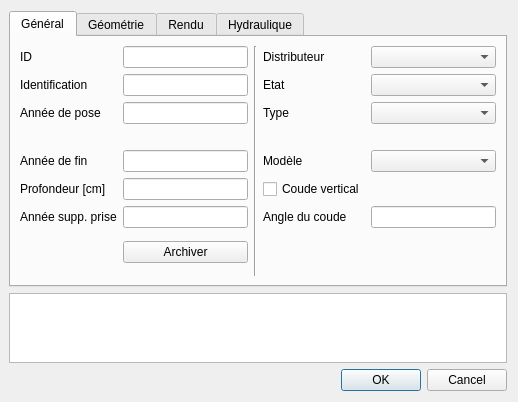
<?xml version="1.0" encoding="UTF-8"?>
<ui version="4.0">
 <class>Dialog</class>
 <widget class="QDialog" name="Dialog">
  <property name="geometry">
   <rect>
    <x>0</x>
    <y>0</y>
    <width>518</width>
    <height>387</height>
   </rect>
  </property>
  <property name="windowTitle">
   <string>Pièces d'installation</string>
  </property>
  <layout class="QGridLayout" name="gridLayout">
   <property name="leftMargin">
    <number>9</number>
   </property>
   <item row="11" column="0">
    <widget class="QDialogButtonBox" name="buttonBox">
     <property name="orientation">
      <enum>Qt::Horizontal</enum>
     </property>
     <property name="standardButtons">
      <set>QDialogButtonBox::Cancel|QDialogButtonBox::Ok</set>
     </property>
    </widget>
   </item>
   <item row="10" column="0">
    <widget class="QPlainTextEdit" name="remark"/>
   </item>
   <item row="0" column="0">
    <widget class="QTabWidget" name="tabWidget">
     <property name="currentIndex">
      <number>0</number>
     </property>
     <widget class="QWidget" name="tab">
      <attribute name="title">
       <string>Général</string>
      </attribute>
      <layout class="QGridLayout" name="gridLayout_3">
       <item row="8" column="1">
        <widget class="QPushButton" name="archiver">
         <property name="text">
          <string>Archiver</string>
         </property>
        </widget>
       </item>
       <item row="5" column="3">
        <widget class="QCheckBox" name="usr_coude_vertical">
         <property name="text">
          <string>Coude vertical</string>
         </property>
        </widget>
       </item>
       <item row="6" column="3">
        <widget class="QLabel" name="label_9">
         <property name="maximumSize">
          <size>
           <width>16777215</width>
           <height>16777215</height>
          </size>
         </property>
         <property name="text">
          <string>Angle du coude</string>
         </property>
        </widget>
       </item>
       <item row="6" column="1">
        <widget class="QLineEdit" name="usr_annee_supp_prise">
         <property name="autoFillBackground">
          <bool>false</bool>
         </property>
         <property name="inputMethodHints">
          <set>Qt::ImhPreferNumbers</set>
         </property>
         <property name="maxLength">
          <number>4</number>
         </property>
        </widget>
       </item>
       <item row="2" column="0">
        <widget class="QLabel" name="label_7">
         <property name="text">
          <string>Année de pose</string>
         </property>
        </widget>
       </item>
       <item row="6" column="5">
        <widget class="QLineEdit" name="usr_angle_coude">
         <property name="enabled">
          <bool>true</bool>
         </property>
         <property name="sizePolicy">
          <sizepolicy hsizetype="Expanding" vsizetype="Fixed">
           <horstretch>0</horstretch>
           <verstretch>0</verstretch>
          </sizepolicy>
         </property>
         <property name="maximumSize">
          <size>
           <width>16777215</width>
           <height>16777215</height>
          </size>
         </property>
         <property name="inputMethodHints">
          <set>Qt::ImhPreferNumbers</set>
         </property>
         <property name="maxLength">
          <number>3</number>
         </property>
        </widget>
       </item>
       <item row="2" column="1">
        <widget class="QLineEdit" name="year">
         <property name="cursor">
          <cursorShape>IBeamCursor</cursorShape>
         </property>
         <property name="mouseTracking">
          <bool>true</bool>
         </property>
         <property name="acceptDrops">
          <bool>true</bool>
         </property>
         <property name="inputMethodHints">
          <set>Qt::ImhNone</set>
         </property>
         <property name="maxLength">
          <number>4</number>
         </property>
        </widget>
       </item>
       <item row="0" column="1">
        <widget class="QLineEdit" name="id">
         <property name="enabled">
          <bool>true</bool>
         </property>
         <property name="font">
          <font>
           <weight>50</weight>
           <bold>false</bold>
           <kerning>true</kerning>
          </font>
         </property>
         <property name="mouseTracking">
          <bool>true</bool>
         </property>
         <property name="autoFillBackground">
          <bool>false</bool>
         </property>
         <property name="inputMethodHints">
          <set>Qt::ImhNone</set>
         </property>
         <property name="cursorPosition">
          <number>0</number>
         </property>
         <property name="readOnly">
          <bool>true</bool>
         </property>
        </widget>
       </item>
       <item row="0" column="5">
        <widget class="QComboBox" name="fk_distributor">
         <property name="enabled">
          <bool>true</bool>
         </property>
        </widget>
       </item>
       <item row="1" column="1">
        <widget class="QLineEdit" name="identification">
         <property name="styleSheet">
          <string notr="true"/>
         </property>
        </widget>
       </item>
       <item row="1" column="0">
        <widget class="QLabel" name="label_2">
         <property name="text">
          <string>Identification</string>
         </property>
        </widget>
       </item>
       <item row="0" column="2" rowspan="11">
        <widget class="Line" name="line_2">
         <property name="orientation">
          <enum>Qt::Vertical</enum>
         </property>
        </widget>
       </item>
       <item row="1" column="5">
        <widget class="QComboBox" name="fk_status"/>
       </item>
       <item row="0" column="0">
        <widget class="QLabel" name="label">
         <property name="text">
          <string>ID</string>
         </property>
        </widget>
       </item>
       <item row="0" column="3">
        <widget class="QLabel" name="label_16">
         <property name="text">
          <string>Distributeur</string>
         </property>
        </widget>
       </item>
       <item row="1" column="3">
        <widget class="QLabel" name="label_8">
         <property name="text">
          <string>Etat</string>
         </property>
        </widget>
       </item>
       <item row="5" column="0">
        <widget class="QLabel" name="label_18">
         <property name="text">
          <string>Profondeur [cm]</string>
         </property>
        </widget>
       </item>
       <item row="4" column="3">
        <widget class="QLabel" name="label_20">
         <property name="text">
          <string>Modèle</string>
         </property>
        </widget>
       </item>
       <item row="4" column="5">
        <widget class="QComboBox" name="usr_fk_assemblage">
         <property name="sizePolicy">
          <sizepolicy hsizetype="Expanding" vsizetype="Fixed">
           <horstretch>0</horstretch>
           <verstretch>0</verstretch>
          </sizepolicy>
         </property>
        </widget>
       </item>
       <item row="2" column="5">
        <widget class="QComboBox" name="fk_type">
         <property name="editable">
          <bool>false</bool>
         </property>
         <property name="currentIndex">
          <number>-1</number>
         </property>
        </widget>
       </item>
       <item row="6" column="0">
        <widget class="QLabel" name="label_26">
         <property name="text">
          <string>Année supp. prise</string>
         </property>
        </widget>
       </item>
       <item row="5" column="1">
        <widget class="QLineEdit" name="usr_profondeur">
         <property name="maxLength">
          <number>5</number>
         </property>
        </widget>
       </item>
       <item row="2" column="3">
        <widget class="QLabel" name="label_10">
         <property name="text">
          <string>Type</string>
         </property>
        </widget>
       </item>
       <item row="4" column="0">
        <widget class="QLabel" name="label_4">
         <property name="text">
          <string>Année de fin</string>
         </property>
        </widget>
       </item>
       <item row="4" column="1">
        <widget class="QLineEdit" name="usr_annee_fin">
         <property name="inputMask">
          <string/>
         </property>
         <property name="text">
          <string/>
         </property>
         <property name="maxLength">
          <number>4</number>
         </property>
        </widget>
       </item>
       <item row="3" column="1">
        <widget class="QLabel" name="label_message">
         <property name="text">
          <string/>
         </property>
        </widget>
       </item>
      </layout>
     </widget>
     <widget class="QWidget" name="tab_2">
      <attribute name="title">
       <string>Géométrie</string>
      </attribute>
      <layout class="QGridLayout" name="gridLayout_2">
       <item row="4" column="4">
        <widget class="QLineEdit" name="_district">
         <property name="enabled">
          <bool>true</bool>
         </property>
         <property name="readOnly">
          <bool>true</bool>
         </property>
        </widget>
       </item>
       <item row="0" column="2" rowspan="6">
        <widget class="Line" name="line">
         <property name="orientation">
          <enum>Qt::Vertical</enum>
         </property>
        </widget>
       </item>
       <item row="7" column="1">
        <spacer name="verticalSpacer_3">
         <property name="orientation">
          <enum>Qt::Vertical</enum>
         </property>
         <property name="sizeHint" stdset="0">
          <size>
           <width>20</width>
           <height>40</height>
          </size>
         </property>
        </spacer>
       </item>
       <item row="5" column="1">
        <widget class="QComboBox" name="fk_precision">
         <property name="sizeAdjustPolicy">
          <enum>QComboBox::AdjustToContents</enum>
         </property>
        </widget>
       </item>
       <item row="5" column="0">
        <widget class="QLabel" name="label_19">
         <property name="text">
          <string>Précision</string>
         </property>
        </widget>
       </item>
       <item row="5" column="4">
        <widget class="QComboBox" name="fk_pressurezone">
         <property name="enabled">
          <bool>true</bool>
         </property>
        </widget>
       </item>
       <item row="5" column="3">
        <widget class="QLabel" name="label_14">
         <property name="text">
          <string>Zone de pression</string>
         </property>
        </widget>
       </item>
       <item row="4" column="3">
        <widget class="QLabel" name="label_12">
         <property name="text">
          <string>Communes</string>
         </property>
        </widget>
       </item>
       <item row="3" column="3">
        <widget class="QLabel" name="label_15">
         <property name="text">
          <string>Folios</string>
         </property>
        </widget>
       </item>
       <item row="1" column="0">
        <widget class="QLabel" name="label_5">
         <property name="text">
          <string>Altitude réelle</string>
         </property>
        </widget>
       </item>
       <item row="1" column="1">
        <widget class="QLineEdit" name="altitude_real">
         <property name="text">
          <string/>
         </property>
         <property name="maxLength">
          <number>10</number>
         </property>
        </widget>
       </item>
       <item row="1" column="3">
        <widget class="QLabel" name="label_11">
         <property name="text">
          <string>Noeud</string>
         </property>
        </widget>
       </item>
       <item row="4" column="0">
        <widget class="QLabel" name="label_6">
         <property name="text">
          <string>Précision alti.</string>
         </property>
        </widget>
       </item>
       <item row="4" column="1">
        <widget class="QComboBox" name="fk_precisionalti">
         <property name="mouseTracking">
          <bool>false</bool>
         </property>
         <property name="currentIndex">
          <number>-1</number>
         </property>
        </widget>
       </item>
       <item row="3" column="0">
        <widget class="QLabel" name="label_3">
         <property name="text">
          <string>Niveau</string>
         </property>
        </widget>
       </item>
       <item row="3" column="1">
        <widget class="QComboBox" name="fk_altitude_reference">
         <property name="editable">
          <bool>false</bool>
         </property>
         <property name="frame">
          <bool>true</bool>
         </property>
        </widget>
       </item>
       <item row="3" column="4">
        <widget class="QLineEdit" name="_printmaps">
         <property name="enabled">
          <bool>true</bool>
         </property>
         <property name="readOnly">
          <bool>true</bool>
         </property>
        </widget>
       </item>
       <item row="1" column="4">
        <widget class="QgsRelationReferenceWidget" name="fk_node">
         <property name="openFormButtonVisible">
          <bool>true</bool>
         </property>
        </widget>
       </item>
       <item row="6" column="3">
        <widget class="QLabel" name="label_27">
         <property name="text">
          <string>Conduite</string>
         </property>
        </widget>
       </item>
       <item row="6" column="4">
        <widget class="QgsRelationReferenceWidget" name="fk_pipe"/>
       </item>
       <item row="6" column="1">
        <widget class="QCheckBox" name="usr_cale_sisol">
         <property name="text">
          <string>Calé SISOL</string>
         </property>
        </widget>
       </item>
      </layout>
     </widget>
     <widget class="QWidget" name="tab_3">
      <attribute name="title">
       <string>Rendu</string>
      </attribute>
      <layout class="QGridLayout" name="gridLayout_4">
       <item row="0" column="0">
        <widget class="QGroupBox" name="groupBox">
         <property name="title">
          <string>Label</string>
         </property>
         <layout class="QGridLayout" name="gridLayout_5">
          <item row="4" column="0">
           <spacer name="verticalSpacer_2">
            <property name="orientation">
             <enum>Qt::Vertical</enum>
            </property>
            <property name="sizeHint" stdset="0">
             <size>
              <width>20</width>
              <height>10</height>
             </size>
            </property>
           </spacer>
          </item>
          <item row="0" column="0">
           <widget class="QLabel" name="label_13">
            <property name="text">
             <string>1/250</string>
            </property>
           </widget>
          </item>
          <item row="2" column="1">
           <widget class="QComboBox" name="label_2_visible">
            <property name="sizeAdjustPolicy">
             <enum>QComboBox::AdjustToContents</enum>
            </property>
           </widget>
          </item>
          <item row="0" column="1">
           <widget class="QComboBox" name="label_1_visible">
            <property name="sizeAdjustPolicy">
             <enum>QComboBox::AdjustToContents</enum>
            </property>
           </widget>
          </item>
          <item row="2" column="0">
           <widget class="QLabel" name="label_17">
            <property name="text">
             <string>1/5000</string>
            </property>
           </widget>
          </item>
          <item row="0" column="2">
           <widget class="QLineEdit" name="label_1_text"/>
          </item>
          <item row="2" column="2">
           <widget class="QLineEdit" name="label_2_text"/>
          </item>
         </layout>
        </widget>
       </item>
      </layout>
     </widget>
     <widget class="QWidget" name="tab_4">
      <property name="enabled">
       <bool>false</bool>
      </property>
      <attribute name="title">
       <string>Hydraulique</string>
      </attribute>
      <layout class="QGridLayout" name="gridLayout_7">
       <item row="1" column="2">
        <spacer name="horizontalSpacer">
         <property name="orientation">
          <enum>Qt::Horizontal</enum>
         </property>
         <property name="sizeHint" stdset="0">
          <size>
           <width>40</width>
           <height>20</height>
          </size>
         </property>
        </spacer>
       </item>
       <item row="1" column="0">
        <widget class="QLabel" name="label_22">
         <property name="text">
          <string>Pression dynamique</string>
         </property>
        </widget>
       </item>
       <item row="5" column="0">
        <spacer name="verticalSpacer_4">
         <property name="orientation">
          <enum>Qt::Vertical</enum>
         </property>
         <property name="sizeHint" stdset="0">
          <size>
           <width>20</width>
           <height>40</height>
          </size>
         </property>
        </spacer>
       </item>
       <item row="3" column="0">
        <widget class="QLabel" name="label_24">
         <property name="text">
          <string>Mesuré le</string>
         </property>
        </widget>
       </item>
       <item row="0" column="1">
        <widget class="QLineEdit" name="pressure_static"/>
       </item>
       <item row="2" column="1">
        <widget class="QLineEdit" name="flow"/>
       </item>
       <item row="1" column="1">
        <widget class="QLineEdit" name="pressure_dynamic"/>
       </item>
       <item row="2" column="0">
        <widget class="QLabel" name="label_23">
         <property name="text">
          <string>Débit</string>
         </property>
        </widget>
       </item>
       <item row="0" column="0">
        <widget class="QLabel" name="label_21">
         <property name="text">
          <string>Pression statique</string>
         </property>
        </widget>
       </item>
       <item row="4" column="0">
        <widget class="QLabel" name="label_25">
         <property name="text">
          <string>Mesuré par</string>
         </property>
        </widget>
       </item>
       <item row="3" column="1">
        <widget class="QDateEdit" name="observation_date"/>
       </item>
       <item row="4" column="1">
        <widget class="QLineEdit" name="observation_source"/>
       </item>
      </layout>
     </widget>
    </widget>
   </item>
  </layout>
 </widget>
 <customwidgets>
  <customwidget>
   <class>QgsRelationReferenceWidget</class>
   <extends>QWidget</extends>
   <header>qgsrelationreferencewidget.h</header>
  </customwidget>
 </customwidgets>
 <resources/>
 <connections>
  <connection>
   <sender>buttonBox</sender>
   <signal>rejected()</signal>
   <receiver>Dialog</receiver>
   <slot>reject()</slot>
   <hints>
    <hint type="sourcelabel">
     <x>316</x>
     <y>260</y>
    </hint>
    <hint type="destinationlabel">
     <x>286</x>
     <y>274</y>
    </hint>
   </hints>
  </connection>
 </connections>
</ui>
